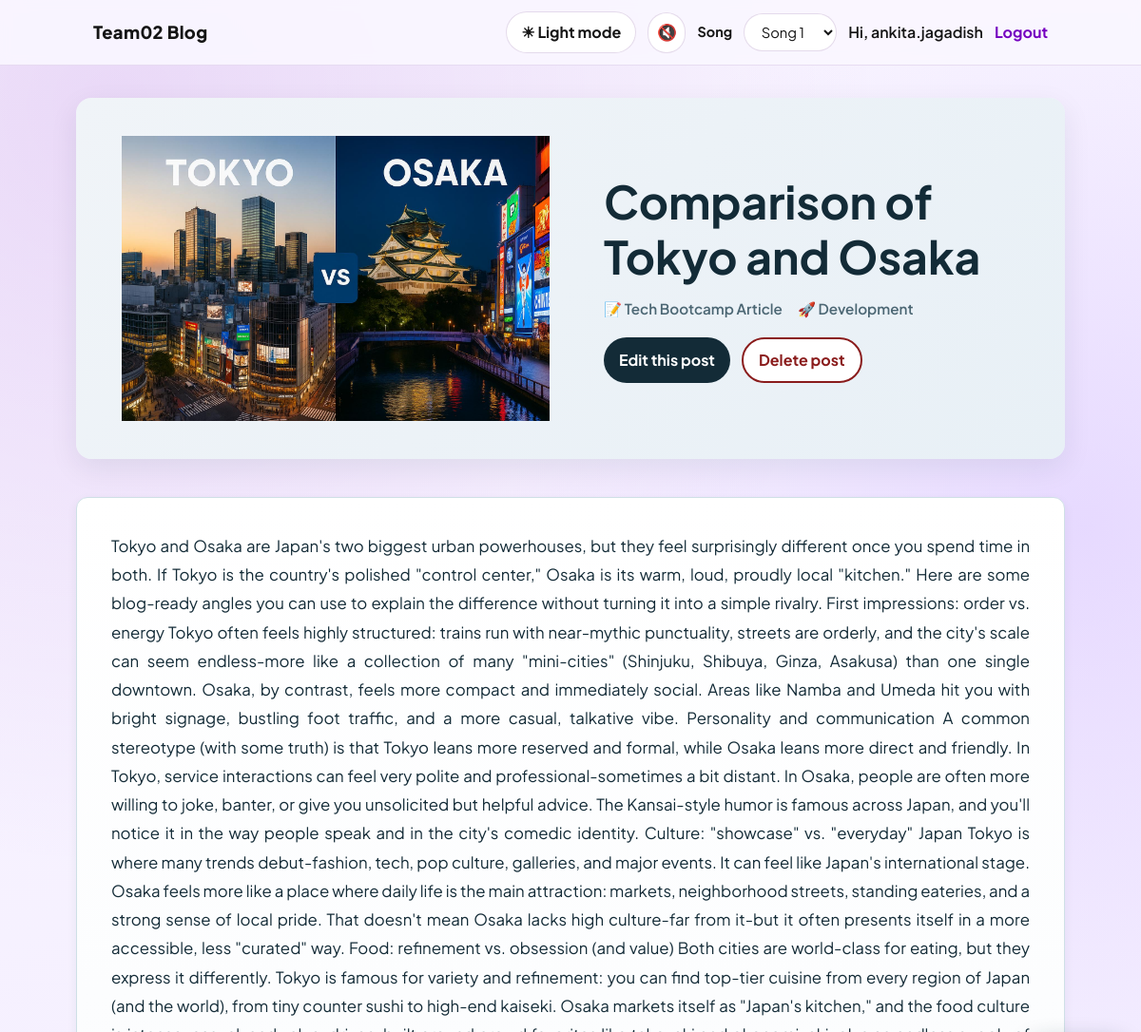
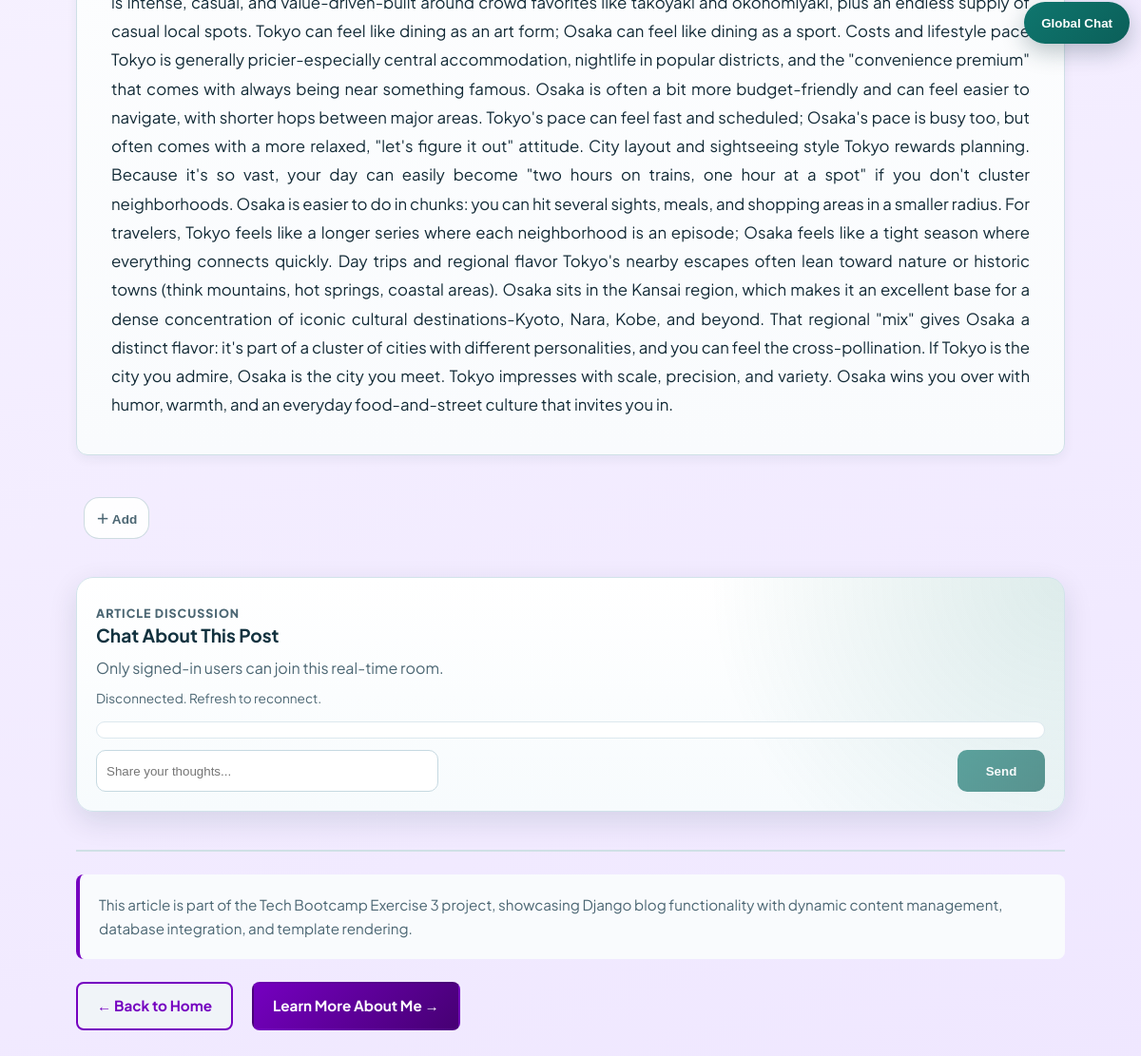
Page /posts/comparison-of-tokyo-and-osaka (signed in) on the committed database (2 pictures, top to bottom).
### blog/models.py (models this page shows, shortened)
class Post(models.Model):
    title = models.CharField(max_length=200)
    content = models.TextField()
    slug = models.SlugField(unique=True)
    publish_date = models.DateField(blank=True, null=True)

### blog/views.py (the view)
# urls.py: path("posts/<slug:slug>", views.post_details, name="post-details-page"), #/posts/my-first-post
def post_details(request, slug):
    post = get_object_or_404(Post, slug=slug)
    return render(request, "blog/post-detail.html", {
        "post": post
    })

### blog/templatetags/emoji_reactions.py (called while the page is built)
@register.inclusion_tag("emoji_reactions/widget.html", takes_context=True)
def reaction_widget(context, obj):
    request = context.get("request")
    content_type = ContentType.objects.get_for_model(obj, for_concrete_model=False)
    object_session_key = build_object_session_key(content_type.pk, obj.pk)
    selected_reaction = None
    if request:
        _reaction_map, state = get_session_reaction_state(request, object_session_key)
        selected_reaction = state.get("reaction")
    return {
        "content_type_id": content_type.pk,
        "object_id": obj.pk,
        "next_url": request.get_full_path() if request else "/",
        "buttons": EmojiReaction.button_payload_for(obj),
        "selected_reaction": selected_reaction,
    }

### emoji_reactions/models.py (called while the page is built)
    @classmethod
    def button_payload_for(cls, obj):
        content_type = ContentType.objects.get_for_model(obj, for_concrete_model=False)
        reaction_counts = {
            r.emoji: r.count
            for r in cls.objects.filter(content_type=content_type, object_id=obj.pk)
        }
        return [
            {"emoji": emoji, "count": reaction_counts.get(emoji, 0)}
            for emoji in AVAILABLE_EMOJIS
        ]

### emoji_reactions/views.py (called while the page is built)
def build_object_session_key(content_type_pk, object_pk):
    return f"{content_type_pk}:{object_pk}"

def get_session_reaction_state(request, session_key):
    reaction_map = request.session.get(_SESSION_KEY, {})
    state = reaction_map.get(session_key, {})
    return reaction_map, state

### blog/templates/blog/post-detail.html (shortened to what this page needs)
{% extends "base.html" %}
{% load static %}
{% load emoji_reactions %}
{% block content %}
  <article class="post-detail">
    <div class="post-header">
      <div class="post-header-image">
        {% if post.slug == "my-first-django-project" %}
          <img src="{% static 'blog/pic.jpg' %}" alt="Osaka gourmate" class="post-hero-image">
        {% elif "django" in post.slug %}
          <img src="{% static 'blog/django-project.svg' %}" alt="Django project illustration" class="post-hero-image">
        {% elif "cybersecurity" in post.slug %}
          <img src="{% static 'blog/cybersecurity.svg' %}" alt="Cybersecurity illustration" class="post-hero-image">
        {% elif "tokyo" in post.slug or "osaka" in post.slug %}
          <img src="{% static 'blog/touzai.png' %}" alt="Tokyo and Osaka comparison" class="post-hero-image">
        {% else %}
          <img src="{% static 'blog/confused-dev.svg' %}" alt="Developer illustration" class="post-hero-image">
        {% endif %}
      </div>
      <div class="post-title-container">
        <h1 class="post-title">{{ post.title }}</h1>
        <div class="post-meta">
          <span class="post-date" aria-label="Published date">📝 Tech Bootcamp Article</span>
          <span class="post-category" aria-label="Category">🚀 Development</span>
        </div>
        {% if perms.blog.change_post or perms.blog.delete_post %}
          <div class="post-admin-actions">
            {% if perms.blog.change_post %}
              <a href="{% url 'post-edit-page' post.slug %}" class="edit-post-link">Edit this post</a>
            {% endif %}
            {% if perms.blog.delete_post %}
              <form method="post" action="{% url 'post-delete-page' post.slug %}" class="delete-post-form" onsubmit="return window.confirm('Delete this post permanently?');">
                <button type="submit" class="delete-post-button">Delete post</button>
              </form>
            {% endif %}
          </div>
        {% endif %}
      </div>
    </div>
    <div class="post-content">
      <p class="post-body">
        {{ post.content }}
      </p>
    </div>
    <div class="post-reactions">
      {% reaction_widget post %}
    </div>
    {% if user.is_authenticated %}
      {% include "blog/post_chatbox.html" %}
    {% else %}
      <p>You need to <a href="{% url 'login' %}">log in</a> to join this post chat.</p>
    {% endif %}
    <div class="post-footer">
      <hr class="divider">
      <p class="post-description">
        This article is part of the Tech Bootcamp Exercise 3 project, showcasing Django blog functionality
        with dynamic content management, database integration, and template rendering.
      </p>
      <div class="post-navigation">
        <a href="{% url 'starting-page' %}" class="back-link">← Back to Home</a>
        <a href="{% url 'about-page' %}" class="related-link">Learn More About Me →</a>
      </div>
    </div>
  </article>
{% endblock %}

### templates/base.html (shortened to what this page needs)
{% load static %}
<!DOCTYPE html>
<html lang="en">
<head>
    {% block css_files %}
      <link rel="stylesheet" href="{% static 'blog/styles.css' %}">
      <link rel="stylesheet" href="{% static 'blog/dark-mode.css' %}">
    {% endblock %}
</head>
<body>
  <nav class="site-nav" id="main-navigation" aria-label="Primary">
    <div class="site-nav-inner">
      <a class="site-brand" href="{% url 'starting-page' %}">Team02 Blog</a>
      <div class="site-nav-links">
        <button
          type="button"
          class="dark-mode-toggle"
          data-dark-mode-toggle
          aria-live="polite"
          aria-label="Toggle color theme"
          title="Toggle color theme"
        >
        </button>
        <button
          type="button"
          class="music-toggle"
          data-music-toggle
          aria-live="polite"
          aria-label="Background music is off. Activate to turn on."
          title="Turn on background music"
        >
        </button>
        <label class="music-select-label" for="site-music-select">Song</label>
        <select
          id="site-music-select"
          class="music-select"
          data-music-select
          aria-label="Select background song"
        >
          <option value="{% static 'blog/audio/song1.mp3' %}">Song 1</option>
        </select>
        {% if user.is_authenticated %}
          <span class="site-greeting">Hi, {{ user.username }}</span>
          <a class="site-nav-link" href="{% url 'logout' %}">Logout</a>
        {% else %}
          <a class="site-nav-link" href="{% url 'login' %}">Login</a>
        {% endif %}
      </div>
    </div>
  </nav>
  <main class="page-shell">
    {% block content %}{% endblock %}
  </main>
  {% if user.is_authenticated %}
    {% include "blog/global_widget.html" %}
  {% endif %}
</body>
</html>

### blog/static/blog/styles.css (style rules this page uses)
:root { --bg-top: #faf7ff; --bg-bottom: #efe7ff; --surface: #ffffff; --surface-soft: #f7f2ff; --text: #151515; --muted: #51466a; --border: #d9ccf3; --brand: #7500c0; --brand-dark: #460073; --accent: #a100ff; }
* { box-sizing: border-box; }
body { margin: 0; font-family: "Plus Jakarta Sans", "Segoe UI", Tahoma, sans-serif; color: var(--text); background: radial-gradient(circle at 10% 5%, rgba(117, 0, 192, 0.12), transparent 34%), radial-gradient(circle at 95% 25%, rgba(195, 163, 255, 0.3), transparent 30%), linear-gradient(160deg, var(--bg-top), var(--bg-bottom)); line-height: 1.5; min-height: 100vh; }
.site-nav { position: sticky; top: 0; z-index: 20; backdrop-filter: blur(6px); background: rgba(250, 247, 255, 0.9); border-bottom: 1px solid rgba(70, 0, 115, 0.1); }
.site-nav-inner { max-width: 1040px; margin: 0 auto; padding: 12px 18px; display: flex; align-items: center; justify-content: space-between; gap: 10px; }
.site-brand { text-decoration: none; font-size: 1.15rem; letter-spacing: 0.02em; font-weight: 800; color: var(--text); }
.site-nav-links { display: flex; align-items: center; gap: 12px; }
.site-greeting { color: var(--muted); font-weight: 600; }
.site-nav-link { text-decoration: none; color: var(--brand); font-weight: 700; }
.page-shell { width: min(1040px, 100% - 28px); margin: 34px auto 50px; }
h1 { margin: 0; font-size: clamp(1.8rem, 2.7vw, 2.6rem); line-height: 1.15; }
button { border: none; min-height: 44px; padding: 10px 16px; border-radius: 12px; background: var(--brand); color: #fff; cursor: pointer; font-weight: 700; }

### blog/static/blog/dark-mode.css (style rules this page uses)
:root { --page-bg: #ffffff; --text-color: #151515; --nav-bg: transparent; --nav-link: #460073; --nav-link-hover: #a100ff; --card-bg: #ffffff; --card-text: #151515; --muted-text: #51466a; --welcome-bg: linear-gradient(to right top, #7500c0, #c3a3ff); --about-bg: #e6dcff; --summary-bg: #f1e9ff; --post-hover-bg: #7500c0; --post-hover-text: #ffffff; --post-hover-time: #efe7ff; --bg-top: #faf7ff; --bg-bottom: #efe7ff; --surface: #ffffff; --surface-soft: #f7f2ff; --text: #151515; --muted: #51466a; --border: #d9ccf3; --brand: #7500c0; --brand-dark: #460073; --accent: #a100ff; --toggle-bg: rgba(255, 255, 255, 0.92); --toggle-text: #151515; --toggle-border: rgba(70, 0, 115, 0.14); --toggle-hover-bg: #f1e9ff; }
body { background-color: var(--page-bg); color: var(--text-color); transition: background-color 0.25s ease, color 0.25s ease; }
.site-brand, .site-nav-link, .site-greeting { color: var(--text); }
.site-nav-link { color: var(--brand); }
.dark-mode-toggle { margin-left: 1rem; border: 1px solid var(--toggle-border); background: var(--toggle-bg); color: var(--toggle-text); border-radius: 999px; padding: 0.45rem 0.95rem; font: inherit; font-weight: 700; cursor: pointer; transition: background-color 0.2s ease, border-color 0.2s ease, color 0.2s ease; }
.music-toggle { border: 1px solid var(--toggle-border); background: var(--toggle-bg); color: var(--toggle-text); border-radius: 999px; width: 40px; min-height: 40px; display: inline-flex; align-items: center; justify-content: center; font-size: 1.05rem; cursor: pointer; transition: background-color 0.2s ease, border-color 0.2s ease, transform 0.2s ease; }
.music-select-label { font-size: 0.9rem; font-weight: 700; color: var(--toggle-text); }
.music-select { min-height: 40px; border: 1px solid var(--toggle-border); background: var(--toggle-bg); color: var(--toggle-text); border-radius: 999px; padding: 0.4rem 0.85rem; font: inherit; font-size: 0.92rem; }

### rows in the picture
Post: title "Comparison of Tokyo and Osaka", content "Tokyo and Osaka are Japan's two biggest urban powerhouses, but they feel surprisingly different once you spend time in both. If Tokyo is the country's polished \"control center,\" Osaka is its warm, loud, proudly local \"kitchen.\" Here are some blog-ready angles you can use to explain the difference without turning it into a simple rivalry. First impressions: order vs. energy Tokyo often feels highly structured: trains run with near-mythic punctuality, streets are orderly, and the city's scale can seem endless-more like a collection of many \"mini-cities\" (Shinjuku, Shibuya, Ginza, Asakusa) than one single downtown. Osaka, by contrast, feels more compact and immediately social. Areas like Namba…"

### other values in the picture
{{ user.username }} "ankita.jagadish"
